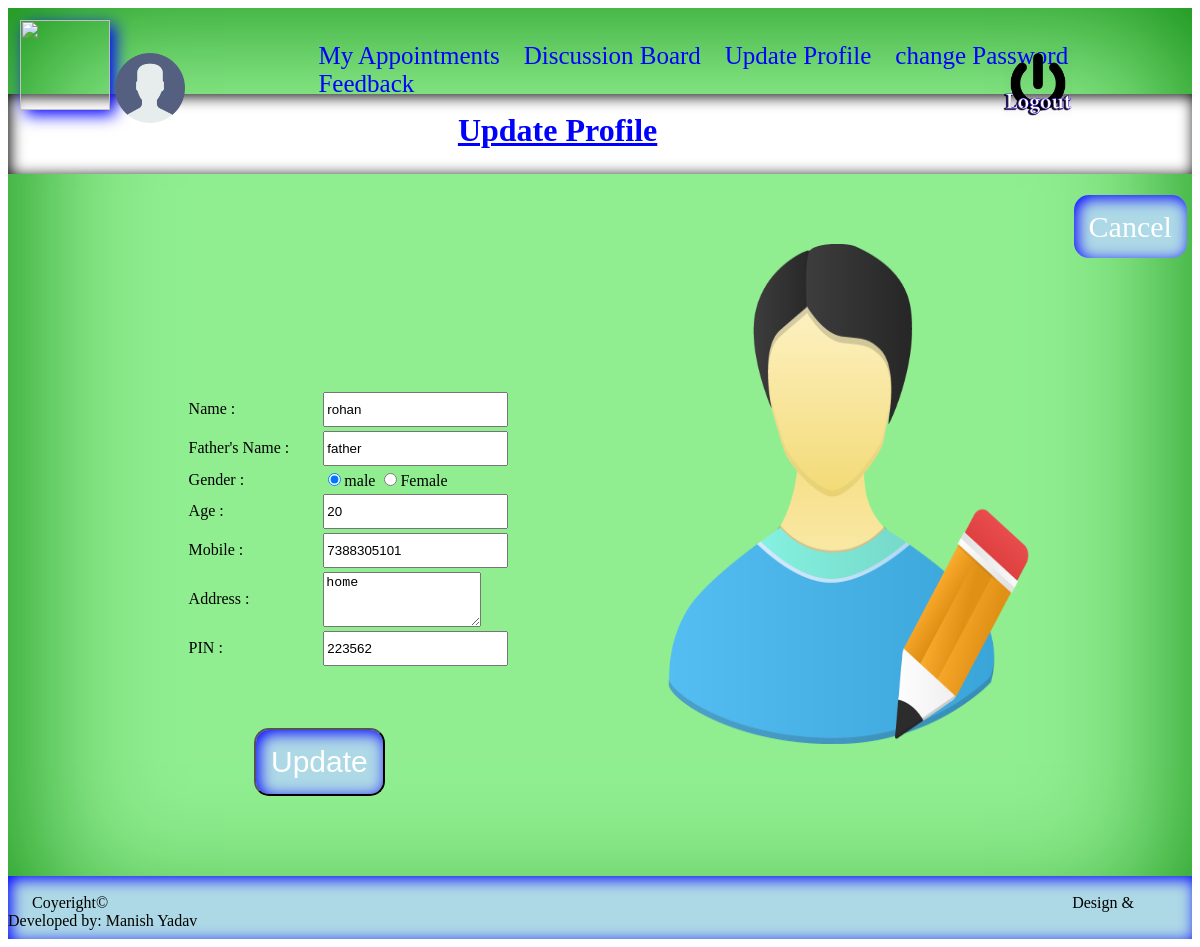
/pupdate.php (signed in), run on the app's committed database.
### tables this page shows
CREATE TABLE IF NOT EXISTS `tbl_patient` (
  `patid` int(11) NOT NULL AUTO_INCREMENT,
  `name` varchar(60) NOT NULL,
  `fname` varchar(60) NOT NULL,
  `gender` varchar(6) NOT NULL,
  `age` varchar(3) NOT NULL,
  `email` varchar(30) NOT NULL,
  `password` varchar(20) NOT NULL,
  `mobile` varchar(15) NOT NULL,
  `address` varchar(150) NOT NULL,
  `pincode` varchar(8) NOT NULL,
  `date` varchar(20) NOT NULL,
  PRIMARY KEY (`patid`)
);

### pupdate.php (the view, shortened to what this page needs)
<?php
$email=$_SESSION['patient'];
$query="select * from tbl_patient where email='$email'";
$res=mysql_query($query);
?>
<html>
<head>
</head>
<body>
<div style="height:100% auto;width:100%;background-color:lightgreen;box-shadow:3px 3px 150px green inset;">
<div id="menu">
<img style="float:left;height:90px;width:90px;box-shadow:5px 5px 15px blue;margin:1%;" src="images/logo1.png"/>
<ul>
	<li><a href="papointment.php">My Appointments</a></li>
	<li><a href="discuss.php">Discussion Board</a></li>
	<li><a href="pupdate.php">Update Profile</a></li>
	<li><a href="pchange.php">change Password</a></li>
	<li><a href="feedback.php">Feedback</a></li>
</ul>
<a href="plogout.php"><img style="height:70px;width:70px;margin:-6.5% 0% 0% 84%;" src="images/logout1.png"/></a></br>
<a href="pprofile.php"><img style="height:70px;width:70px;margin:-6% 0% 0% 9%;" src="images/profile.png"/></a>
</div>
<div style="height:80px;width:100%;background-color:white;box-shadow:2px 2px 15px black inset;">
<h1 style="margin:0% 0% 0% 38%;font-family:handwriting-draft_free-version;color:blue;"><u>Update Profile</u></h1></div>
<div style="height:100% auto;width:100%;">
<br></br>
<div style="height:85%;width:100%;background-color:;">
<?php
while($row=mysql_fetch_array($res,MYSQL_BOTH))
{
?>
	<form action="pedit.php" method="post">
<a style="font-size:30px;margin:0% 0% 0% 90%;background-color:lightblue;padding:15px;border-radius:15px;text-decoration:none;color:white;box-shadow:3px 3px 15px blue inset;" href="pprofile.php">Cancel</a>
<img src="images/myupdate.png" style="height:75%;width:32%;margin:0% 0% 0% 55%;"/>
<table style="margin-left:15%;margin-top:-30%;">
<tr><td>
Name :</td>
<td><input style="height:35px;"  type="text" value="<?php echo $row['name'];?>" name="name"/></br></td></tr>
<tr><td>Father's Name :</td>
<td><input style="height:35px;"  type="text" value="<?php echo $row['fname'];?>" name="fname"/></br></td></tr>
<tr><td>Gender :</td>
<td><input type="radio" value="male" value="<?php echo $row['gender'];?>" <?php if($row['gender']=='male'){?> checked <?php } ?>  name="a"/>male
<input type="radio" value="female" value="<?php echo $row['gender'];?>" <?php if($row['gender']=='female'){?> checked <?php } ?>  name="a"/>Female
</br></td></tr>
<tr><td>Age :</td>
<td><input style="height:35px;"  type="text" value="<?php echo $row['age'];?>" name="age"/></br></td></tr>
<tr><td>Mobile :</td>
<td><input style="height:35px;"  type="text" value="<?php echo $row['mobile'];?>" name="mobile"/></br></td></tr>
<tr><td>Address :</td>
<td><textarea style="height:55px;width:85%" name="add" ;"><?php echo $row['address'];?></textarea></td></tr>
<tr><td>PIN :</td>
<td><input style="height:35px;"  type="text" value="<?php echo $row['pincode'];?>" name="pin"/></br></td></tr>
<td>
<input style="font-size:30px;margin:45% 0% 0% 50%;background-color:lightblue;padding:15px;border-radius:15px;text-decoration:none;color:white;box-shadow:3px 3px 15px blue inset;" href="plogout.php" type="submit" value="Update">
	</td></table></form>
<?php
}
?>
</div>
<div style="height:8%;width:100%;background-color:lightblue;box-shadow:3px 3px 15px blue inset;"><br>
&nbsp&nbsp&nbsp&nbsp&nbsp&nbspCoyeright&copy &nbsp&nbsp&nbsp&nbsp&nbsp&nbsp&nbsp&nbsp&nbsp&nbsp&nbsp&nbsp&nbsp&nbsp&nbsp&nbsp&nbsp&nbsp&nbsp&nbsp&nbsp&nbsp&nbsp&nbsp&nbsp&nbsp&nbsp&nbsp&nbsp&nbsp&nbsp&nbsp&nbsp&nbsp&nbsp&nbsp&nbsp&nbsp&nbsp&nbsp&nbsp&nbsp&nbsp&nbsp&nbsp&nbsp&nbsp&nbsp&nbsp&nbsp&nbsp&nbsp&nbsp&nbsp&nbsp&nbsp&nbsp&nbsp&nbsp&nbsp&nbsp&nbsp&nbsp&nbsp&nbsp&nbsp&nbsp&nbsp&nbsp&nbsp&nbsp&nbsp&nbsp&nbsp&nbsp&nbsp&nbsp&nbsp&nbsp&nbsp&nbsp&nbsp&nbsp&nbsp&nbsp&nbsp&nbsp&nbsp&nbsp&nbsp&nbsp&nbsp&nbsp&nbsp&nbsp&nbsp&nbsp&nbsp&nbsp&nbsp&nbsp&nbsp&nbsp&nbsp&nbsp&nbsp&nbsp&nbsp&nbsp&nbsp&nbsp&nbsp&nbsp&nbsp&nbsp&nbsp&nbsp&nbsp&nbsp&nbsp&nbsp&nbsp&nbsp&nbsp&nbsp&nbsp&nbsp&nbsp&nbsp&nbsp&nbsp&nbsp&nbsp&nbsp&nbsp&nbsp&nbsp&nbsp&nbsp&nbsp&nbsp&nbsp&nbsp&nbsp&nbsp&nbsp&nbsp&nbsp&nbsp&nbsp&nbsp&nbsp&nbsp&nbsp&nbsp&nbsp&nbsp&nbsp&nbsp&nbsp&nbsp&nbsp&nbsp&nbsp&nbsp&nbsp&nbsp&nbsp&nbsp&nbsp&nbsp&nbsp&nbsp&nbsp&nbsp&nbsp&nbsp&nbsp&nbsp&nbsp&nbsp&nbsp&nbsp&nbsp&nbsp&nbsp&nbsp&nbsp&nbsp&nbsp&nbsp&nbsp&nbsp&nbsp&nbsp&nbsp&nbsp&nbsp&nbsp&nbsp&nbsp&nbsp&nbsp&nbsp&nbsp&nbsp&nbsp&nbsp&nbsp&nbsp&nbsp&nbsp&nbsp&nbsp&nbsp&nbsp&nbsp&nbsp&nbsp&nbsp&nbsp&nbsp&nbsp&nbsp&nbsp&nbsp&nbsp&nbsp&nbsp&nbsp&nbsp&nbsp&nbsp&nbsp&nbsp&nbsp&nbsp&nbsp&nbsp  Design & Developed by: Manish Yadav
</div>
</div>
</body>
<html>

### pupdate.php (style rules this page uses)
#menu { height:50px;width:100%;background-color:none; }
#menu ul { list-style-type:none; margin-left:22%; }
#menu ul li { display:inline; font-size:25px; padding:10px;border-radius:20px; }
#menu ul li a { color:blue; text-decoration:none; }

### data on the page
tbl_patient: name "rohan", fname "father", gender "☑", age "20", mobile "7388305101", add "home", pin "223562"
